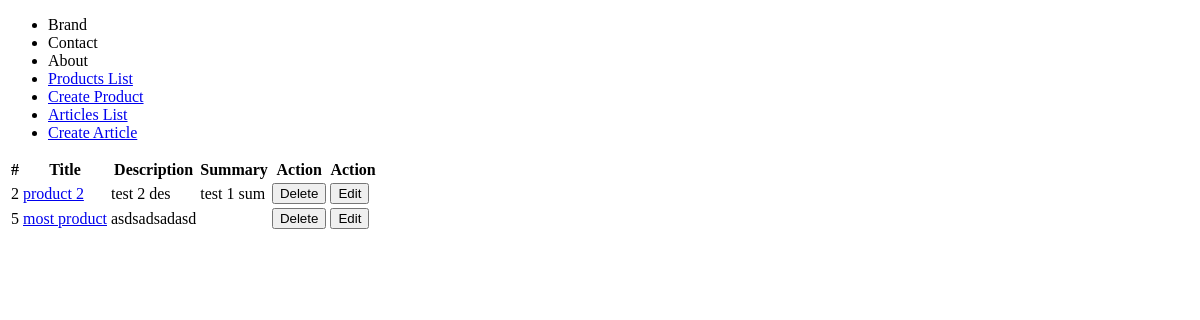
Before: /products/ with the older database file.
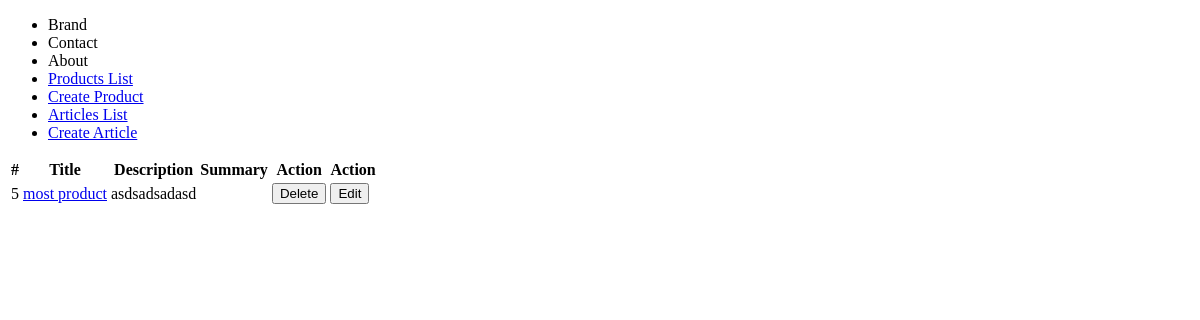
After: the same page with the newer database file.
### products/models.py (models this page shows)
class Product(models.Model):
    title = models.CharField(max_length=120)
    description = models.TextField(blank=True, null=True)
    price = models.DecimalField(decimal_places=2, max_digits=10000)
    summary = models.TextField(blank=False, null=False)
    checkThat = models.BooleanField(default=False)
    def get_absolute_url(self):
        return reverse("products:detail", kwargs={"my_id": self.id})

### products/views.py (the view)
# urls.py: path('', product_list_view, name='list'),
def product_list_view(request):
    queryset = Product.objects.all()
    context = {'object_list': queryset}
    return render(request, "products/product_list.html", context)

### templates/products/product_list.html (shortened to what this page needs)
{% extends 'base.html'%}
{% block content %}
<table>
    <thead>
        <tr>
            <th>#</th>
            <th>Title</th>
            <th>Description</th>
            <th>Summary</th>
            <th>Action</th>
            <th>Action</th>
        </tr>
    </thead>
    <tbody>
        {% for item in object_list %}
        <tr>
            <td>{{ item.id }}</td>
            <td><a href="{{ item.get_absolute_url  }}">{{ item.title }}</a></td>
            <td>{{ item.description }}</td>
            <td>{{ item.summary }}</td>
            <td>
                <form action="/products/{{ item.id }}/delete/" method="POST">
                    <input type="submit" value="Delete">
                </form>
            </td>
            <td>
                <form action="/products/{{ item.id }}/update/" method="POST">
                    <input type="submit" value="Edit">
                </form>
            </td>
        </tr>
        {% endfor %}
    </tbody>
</table>
{% endblock %}

Changed rows visible on the page:
removed Product: id "2", title "product 2", description "test 2 des", summary "test 1 sum"
